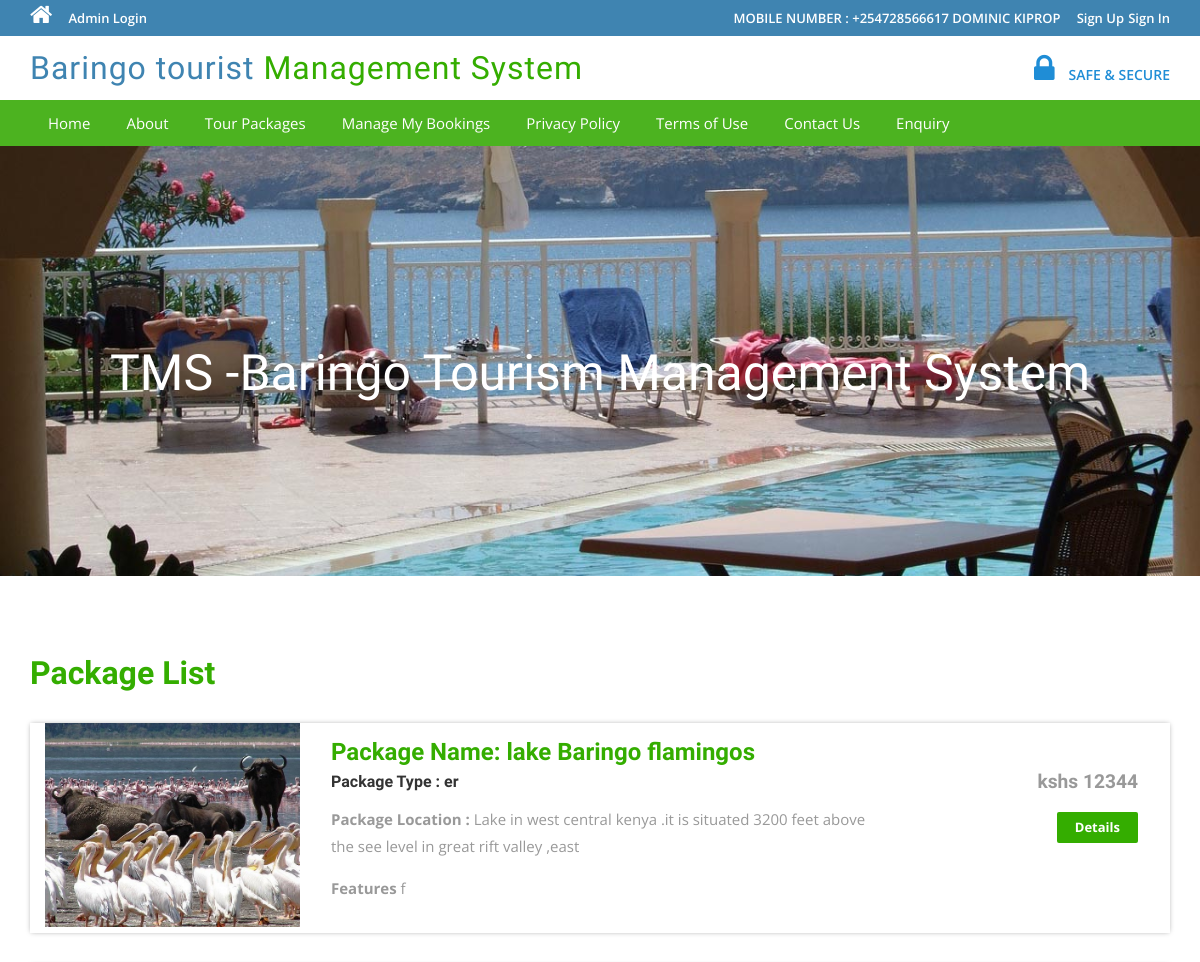
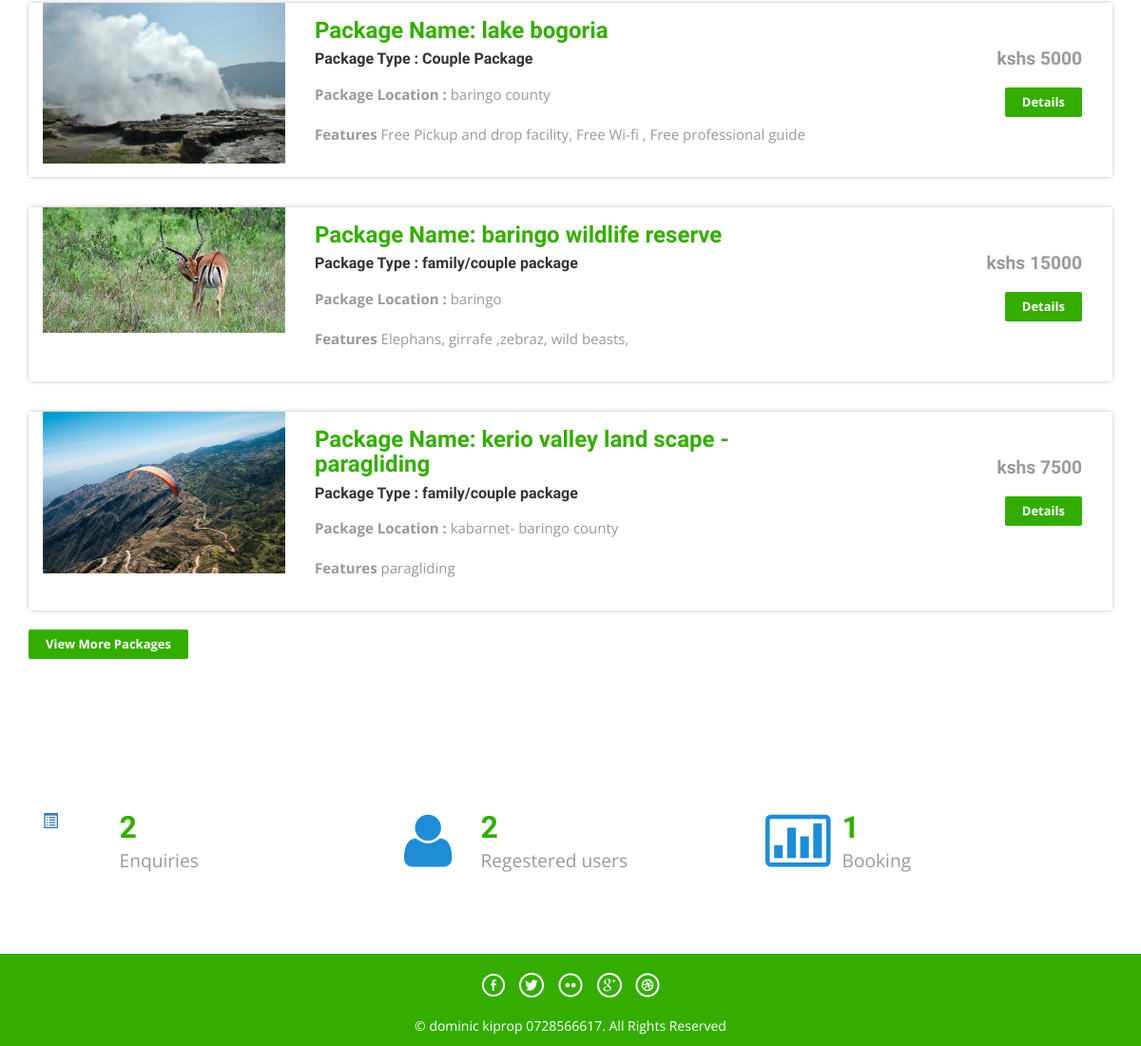
The page / on the database its author committed (2 pictures, top to bottom).
### tables this page shows
CREATE TABLE `tbltourpackages` (
  `PackageId` int(11) NOT NULL,
  `PackageName` varchar(200) DEFAULT NULL,
  `PackageType` varchar(150) DEFAULT NULL,
  `PackageLocation` varchar(100) DEFAULT NULL,
  `PackagePrice` int(11) DEFAULT NULL,
  `PackageFetures` varchar(255) DEFAULT NULL,
  `PackageDetails` mediumtext DEFAULT NULL,
  `PackageImage` varchar(100) DEFAULT NULL,
  `Creationdate` timestamp NULL DEFAULT current_timestamp(),
  `UpdationDate` timestamp NULL DEFAULT NULL ON UPDATE current_timestamp()
);

### index.php (the view, shortened to what this page needs)
<?php
include('includes/config.php');
?>
<!DOCTYPE HTML>
<html>
<head>
	<link href="css/bootstrap.css" rel='stylesheet' type='text/css' />
	<link href="css/style.css" rel='stylesheet' type='text/css' />
	<link href="css/font-awesome.css" rel="stylesheet">
	<link href="css/animate.css" rel="stylesheet" type="text/css" media="all">
</head>
<body>
	<?php include('includes/header.php'); ?>
	<div class="banner">
		<div class="container">
			<h1 class="wow zoomIn animated animated" data-wow-delay=".5s" style="visibility: visible; animation-delay: 0.5s; animation-name: zoomIn;"> TMS -Baringo Tourism Management System</h1>
		</div>
	</div>
	<div class="container">
		<div class="holiday">
			<h3>Package List</h3>
			<?php $sql = "SELECT * from tbltourpackages order by rand() limit 4";
			$query = $dbh->prepare($sql);
			$query->execute();
			$results = $query->fetchAll(PDO::FETCH_OBJ);
			if ($query->rowCount() > 0) {
				foreach ($results as $result) {	?>
					<div class="rom-btm">
						<div class="col-md-3 room-left wow fadeInLeft animated" data-wow-delay=".5s">
							<img src="admin/pacakgeimages/<?php echo htmlentities($result->PackageImage); ?>" class="img-responsive" alt="">
						</div>
						<div class="col-md-6 room-midle wow fadeInUp animated" data-wow-delay=".5s">
							<h4>Package Name: <?php echo htmlentities($result->PackageName); ?></h4>
							<h6>Package Type : <?php echo htmlentities($result->PackageType); ?></h6>
							<p><b>Package Location :</b> <?php echo htmlentities($result->PackageLocation); ?></p>
							<p><b>Features</b> <?php echo htmlentities($result->PackageFetures); ?></p>
						</div>
						<div class="col-md-3 room-right wow fadeInRight animated" data-wow-delay=".5s">
							<h5>kshs <?php echo htmlentities($result->PackagePrice); ?></h5>
							<a href="package-details.php?pkgid=<?php echo htmlentities($result->PackageId); ?>" class="view">Details</a>
						</div>
						<div class="clearfix"></div>
					</div>
			<?php }
			} ?>
			<div><a href="package-list.php" class="view">View More Packages</a></div>
		</div>
	</div>
	<div class="routes">
		<div class="container">
			<div class="col-md-4 routes-left wow fadeInRight animated" data-wow-delay=".5s">
				<div class="rou-left">
					<a href="#"><i class="glyphicon glyphicon-list-alt"></i></a>
				</div>
				<div class="rou-rgt wow fadeInDown animated" data-wow-delay=".5s">
					<h3>2</h3>
					<p>Enquiries</p>
				</div>
				<div class="clearfix"></div>
			</div>
			<div class="col-md-4 routes-left">
				<div class="rou-left">
					<a href="#"><i class="fa fa-user"></i></a>
				</div>
				<div class="rou-rgt">
					<h3>2</h3>
					<p>Regestered users</p>
				</div>
				<div class="clearfix"></div>
			</div>
			<div class="col-md-4 routes-left wow fadeInRight animated" data-wow-delay=".5s">
				<div class="rou-left">
					<a href="#"><i class="fa fa-ticket"></i></a>
				</div>
				<div class="rou-rgt">
					<h3>1</h3>
					<p>Booking</p>
				</div>
				<div class="clearfix"></div>
			</div>
			<div class="clearfix"></div>
		</div>
	</div>
	<?php include('includes/footer.php'); ?>
</body>
</html>

### css/style.css (style rules this page uses)
html, body { font-size: 100%; background: #fff; font-family: 'Open Sans', sans-serif; }
body a,.grid_1,plan_1,plan_1.one,plan_1.two,i.icon1, i.icon2, i.icon3, i.icon4, i.icon5, i.icon6 { transition:0.5s all; -webkit-transition:0.5s all; -moz-transition:0.5s all; -o-transition:0.5s all; -ms-transition:0.5s all; }
h1,h2,h3,h4,h5,h6 { margin:0; font-family: 'Roboto Condensed', sans-serif; }
p { margin:0; }
.banner { background: url(../images/7.jpg)no-repeat; background-size: cover; -webkit-background-size: cover; -o-background-size: cover; -ms-background-size: cover; -moz-background-size: cover; min-height: 430px; }
.banner h1 { font-size: 50px; margin-bottom: 40px; padding: 4em 0 0; text-align: center; color: #ffffff; }
.routes { padding: 5em 0; }
.rou-left { float: left; width: 23%; }
.rou-rgt { float: left; width: 70%; }
i.fa.fa-truck,i.fa.fa-user,i.fa.fa-ticket { font-size: 4em; color:#1f8dd6; }
.routes h3 { font-size: 2em; font-weight: 700; color: #34ad00; }
.routes p { font-size: 1.2em; color: #999; line-height: 1.8em; }
.holiday { padding: 5em 0; }
.holiday h3 { font-size: 2em; font-weight: 700; color: #34ad00; }
.holiday p { font-size: 1.2em; line-height: 1.8em; margin: 1em 0; color: #999; }
a.view { padding: 6px 18px; font-weight: 700; color: #fff; background-color: #34ad00; border: 0; font-size: 13px; border-radius: 2px; -webkit-transition: all .2s; -moz-transition: all .2s; transition: all .2s; margin-top: 20px; display: inline-block; }
.rom-btm { margin-top: 2em; box-shadow: 0px 0px 5px -1px rgba(0, 0, 0, 0.37); }
.rom-btm h4 { font-size: 1.5em; font-weight: 700; color: #34ad00; }
.rom-btm p { font-size: 15px; color: #999; }
.rom-btm h6 { font-size: 1em; font-weight: 700; margin: 0.5em 0; }
.room-right { text-align: right; padding: 3em 2em; }
.room-midle { padding: 1em; }
.rom-btm h5 { font-size: 1.2em; font-weight: 700; color: #999; }
.glyphicon { position: relative; top: 1px; display: inline-block; font-family: 'Glyphicons Halflings'; font-style: normal; font-weight: normal; line-height: 1; -webkit-font-smoothing: antialiased; -moz-osx-font-smoothing: grayscale; }

### rows shown on the page
tbltourpackages: PackageImage (picture), PackageName "lake Baringo flamingos", PackageType "er", PackageLocation "Lake in west central kenya .it is situated 3200 feet above the see level in great rift valley ,east", PackageFetures "f", PackagePrice "12344"
tbltourpackages: PackageImage (picture), PackageName "lake bogoria", PackageType "Couple Package", PackageLocation "baringo county", PackageFetures "Free Pickup and drop facility, Free Wi-fi , Free professional guide", PackagePrice "5000"
tbltourpackages: PackageImage (picture), PackageName "baringo wildlife reserve", PackageType "family/couple package", PackageLocation "baringo", PackageFetures "Elephans, girrafe ,zebraz, wild beasts,", PackagePrice "15000"
tbltourpackages: PackageImage (picture), PackageName "kerio valley land scape - paragliding", PackageType "family/couple package", PackageLocation "kabarnet- baringo county", PackageFetures "paragliding", PackagePrice "7500"
